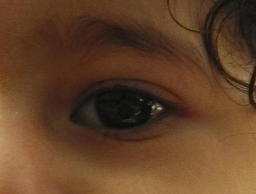
#> input picture eye1.bmp, 256 x 194 px, shrunk from 568 x 431 before the run
$ python eyeShadowDriver.py   (Python 2 division)
#> lines starting #> are read from the running program, lines starting #| are printed output that depends on the picture; after the words box and inside, x2 and y2 are one past the last pixel; in counts of white or black regions, pixels touching at a corner belong together; long printed decimals are rounded
### colorLib.py
import cv2 as cv
import numpy as np
import collections as col

""" Note linear RGB is defined in terms of the sRGB phosphors """

# [26 lines left out: function getPatchColor, not called in this run]

def fromReflectance(ref) :
    """
    ref is a 0 to 1.0 reflectance value
    returns a 0 to 255 sRGB value
    assumes a reflectance of 1.0  corresponds to an sRGB of 255
    """
    fac = 0.055
    if ref < 0.0031308 :
        return 255 * 12.92 * ref
    else :
        return 255 * ((1+fac) * ref ** (1/2.4) - fac)

def toReflectance(col) :
    """
    col is an sRGB value 0 to 255 normalization
    returns a reflection 0.0 to 1.0 normalization
    assumes sRGB 255 corresponds to a reflection of 1.0
    """
    ref = col/255.0
    fac = 0.055
    if ref < 0.04045 :
        ref = ref/12.92
    else :
        ref = ((ref + fac) / (1+fac)) ** 2.4
    return ref

# [21 lines left out: function showFace, not called in this run]

def showFaceGen(shading, skin, thickness, csm) :
    """
    shading is a numpy array capturing the variation in light intensity on the face.
    It is 1.0 where the facial color is equal to the skin reflectance.
    skin is a BGR numpy array showing linear skin reflectance normalized 0.0 to 1.0
    thickness is a numpy array with the image-wise thickness of the cosmetic layer
    (0 is transparent, 3 or 4 is pretty opaque)
    csm is a BGR numpy array with the reflectance of a very thick layer of cosmetic
    This captures possible cosmetic texture
    It returns a linear BGR numpy image of the face with cosmetic applied normalized 0.0 to 1.0
    """
    opF = np.copy(skin)
    npthick = np.copy(thickness)
    for idx in [0, 1, 2]:
        opF[:, :, idx] = npthick * (1 - csm[:, :, idx] * csm[:, :, idx]) / csm[:, :, idx]
        opF[:, :, idx] = np.exp(-opF[:, :, idx])  # F in notes
    var = np.copy(skin)
    G = np.copy(skin)
    tmp = np.copy(skin)
    for idx in [0,1,2] :
        var[:,:,idx] = var[:,:,idx] - csm[:,:,idx]  # delta in notes
        G[:,:,idx] = var[:,:,idx] * csm[:,:,idx] + csm[:,:,idx] * csm[:,:,idx] - 1  # G in notes
        tmp[:,:,idx] = var[:,:,idx] * opF[:,:,idx] * csm[:,:,idx] - G[:,:,idx]
        G[:,:,idx] =(var[:,:,idx] * opF[:,:,idx] - G[:,:,idx] * csm[:,:,idx])/(var[:,:,idx] * opF[:,:,idx] * csm[:,:,idx] - G[:,:,idx])  # R in notes
        G[:,:,idx] = G[:,:,idx] * shading  # skin color = reflectance * shading
    return  G

# [10 lines left out: function floodfill, not called in this run]

""" floodfillFunc calls the getVal method of the two classes below
    to fill an area with constant or non-constant values """

class constVal() :
    """ Done this more complicated way to be consistent with featheredVal class """
    def setVal(self, val):  # call this before calling getVal
        self.val = val
    def getVal(self, pt):  # pt is (row, col)
        return self.val   # this class returns a constant value

class featheredVal(constVal) :   # an extension of constVal that produces a feathered eye shadow thickness function
    # [76 lines left out: functions getLine, getVal, renorm, floodfillFunc, addAdj, not called in this run]

""" get CIELAB difference """

# [40 lines left out: functions fLAB, RGBtoLAB, difLAB, not called in this run]

### eyeShadowDriver.py
import cv2 as cv
import numpy as np
import colorLib as clib
# import sys as sys   # so can uses sys.exit() for diagnostic purposes

""" This shows what an eyelid would look like with eye shadow. """

    # set parameters
Yskin = 0.5  # a guess at average skin neutral reflection
imageName = 'eye1.bmp'  # the original eye region image
ffName = 'floodfill.bmp'  # the flood filled eye lid region
ffVal = 200   # the value of the pixels in the flood filled region
featheredName = 'feathered.bmp'  # the eye lid region with eye shadow feathering and enclosing line
eyeShadow = [0.5, 0.3, 0.3]   # non textured eye shadow BGR reflectance (not used if textureName is set)
textureName = 'texture.bmp'  # textured eye shadow image
# textureName = ''  # textureName not set
opacity = .5   # opacity of the thickest part of the eye shadow application

# Simplified extraction of luminance variation and skin reflectance from an image
    # get face RGB reflectance and luminance
face = cv.imread(imageName, 1)
#> face is the input picture: shape (194, 256, 3); mean B, G, R 39.4, 64.9, 97.5
gray = cv.imread(imageName, 0)
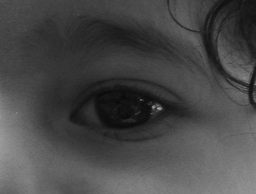
#> gray: shape (194, 256); min 9, max 175, mean 71.7
idy = 0   # first transform from sRGB to RGB and get luminance
for row in face:
    idx = 0
    for col in row:
        bR = clib.toReflectance(col[0])  # sRGB(0 to 255) to RGB (0.0 to 1.0)
        gR = clib.toReflectance(col[1])
        rR = clib.toReflectance(col[2])
        face[idy,idx] = [bR*255, gR*255, rR*255] # now RGB instead of sRGB, * 255 to make it viewable
        gray[idy,idx] = 255 * (0.33 * rR + 0.66 * gR + 0.07 * bR) # * 255 to make it viewable
        idx = idx+1
    idy = idy+1
#> this loop made 194 passes

    # make Yshad (amount of shadow) and refAve (average skin reflectance) consistent with the image
shading = np.array(gray/(255.0 * Yskin))  # conforms to Yshad definition in notes
faceR = np.array(face/255.0)  # conform to RGBface definition in notes
eyelid = cv.imread(ffName, 0)
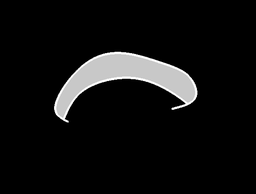
#> input picture floodfill.bmp, 256 x 194 px, shrunk from 568 x 431 before the run
#> eyelid is the input picture: shape (194, 256); min 0, max 255, mean 16.5
mask = (eyelid == ffVal)   # picks out flood filled region
#> mask: shape (194, 256) bool; 4.9% white; 7 white regions (6 under 20 px), largest, box (x1, y1, x2, y2) and area: (58, 55, 195, 115) 2433
prodGbr = [[],[],[]]
refAve = [1,1,1]
maxRgb = [1,1,1]
prodY = mask * shading
sumY = prodY.sum()
for idx in [0,1,2] :   # calculated Y weighted average skin color
    prodGbr[idx] = mask * faceR[:,:,idx]
    refAve[idx] = prodGbr[idx].sum() / sumY
    maxRgb[idx] = shading.max() * refAve[idx]
print 'average skin reflectance (bgr)', refAve
#| average skin reflectance (bgr) [0.1, 0.2932, 0.9032]
print 'shading max', shading.max()
#| shading max 0.9333

    # prevent roll overs (shading * refAve > 255).
print 'maxRgb before limiting', maxRgb
#| maxRgb before limiting [0.09336, 0.2736, 0.843]
for idx in [0,1,2] :
    if maxRgb[idx] < 1.0 :
        maxRgb[idx] = 1.0
print 'maxRgb after limiting', maxRgb
#| maxRgb after limiting [1.0, 1.0, 1.0]
for idx in [0,1,2]:
    refAve[idx] = refAve[idx] / maxRgb[idx]
print 'refAve after limiting', refAve
#| refAve after limiting [0.1, 0.2932, 0.9032]

    # make and show simulated bare face
idy = 0
for row in shading:
    idx = 0
    for col in row:
        faceR[idy,idx] = refAve
        bR = clib.fromReflectance(col * refAve[0])
        gR = clib.fromReflectance(col * refAve[1])
        rR = clib.fromReflectance(col * refAve[2])
        face[idy,idx] = [bR, gR, rR] # now simulated sRGB
        idx = idx+1
    idy = idy+1
cv.imshow('simulated bare face', face)
cv.imwrite('simulation.png', face)

""" prepare thickness input array for showFaceGen() """
thickness = cv.imread(featheredName, 0)
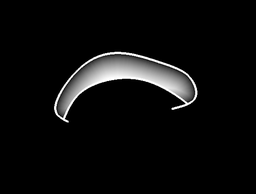
#> input picture feathered.bmp, 256 x 194 px, shrunk from 568 x 431 before the run
#> thickness is the input picture: shape (194, 256); min 0, max 255, mean 12.4
mask = (thickness < 255)  # eliminate border line
#> mask: shape (194, 256) bool; 99.4% white; black in thin lines or dots, all inside (x1, y1, x2, y2) = (55, 52, 197, 122)
thickness = thickness * mask
cv.imshow('thickness', thickness)
thickness = thickness/255.0   # convert to 0 to 1 encoding

""" prepare cosmetic array for showFaceGen()"""
if len(textureName) > 4 :   # textured version will be used
    csm = cv.imread(textureName)
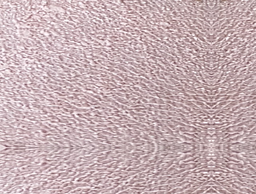
#> input picture texture.bmp, 256 x 194 px, shrunk from 568 x 431 before the run
#> csm is the input picture: shape (194, 256, 3); mean B, G, R 178.7, 175, 197.9
    print 'texture file', textureName, 'read'
    csm = csm / 255.0    # change to 0-1 encoding
else :     # non textured version
    csm = np.copy(faceR)   # color of cosmetic
    for idx in [0,1,2] :
        csm[:,:,idx] = eyeShadow[idx]  # not equal to refAve on purpose
""" keep 0 < csm < 1 """
csm = csm + 0.01
maxcsm = csm.max()  # reflectance >= 1.0 give 0/0 condition in calculation
if maxcsm > 0.99 :
    maxcsm = maxcsm+0.02
    csm = csm / maxcsm
print 'min csm ', csm.min()
#| min csm  0.2572
print 'max csm', csm.max()
#| max csm 0.9806

# sys.exit()  # diagnostic

# use cosmetic with eye shadow of varying thickness
# note this is not exactly right since scattering per unit thickness varies in this case
# because the scattering centers are not scattered uniformly throughout the bulk of the
# material, but concentrated into large particles.
cosmeticRGB = clib.showFaceGen(shading, faceR, thickness*opacity, csm)
#> after the loop in showFaceGen, `for idx in [0,1,2] :`:
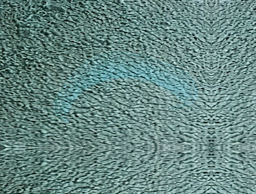
#> tmp: shape (194, 256, 3) float64; mean B, G, R 0.516, 0.534, 0.406
#> after the loop in showFaceGen, `for idx in [0,1,2] :`:
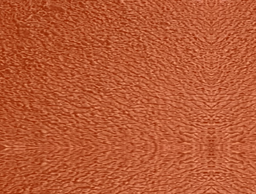
#> var: shape (194, 256, 3) float64; mean B, G, R -0.59, -0.383, 0.14; drawn with min black and max white

# prevent roll overs.
for idx in [0,1,2] :
    maxRgb[idx] = cosmeticRGB[:, idx].max()
print 'cosmetic image maxRgb before limiting', maxRgb
#| cosmetic image maxRgb before limiting [0.673, 0.6588, 0.6305]
for idx in [0,1,2] :
    if maxRgb[idx] < 1.0 :
        maxRgb[idx] = 1.0
print 'cosmetic image maxRgb after limiting', maxRgb
#| cosmetic image maxRgb after limiting [1.0, 1.0, 1.0]

# show face with cosmetics
idy = 0
for row in cosmeticRGB:
    idx = 0
    for col in row:
        bR = clib.fromReflectance(col[0]/maxRgb[0])
        gR = clib.fromReflectance(col[1]/maxRgb[1])
        rR = clib.fromReflectance(col[2]/maxRgb[2])
        face[idy,idx] = [bR, gR, rR] # now simulated sRGB
        idx = idx+1
    idy = idy+1
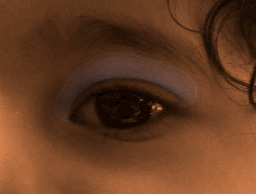
#> face: shape (194, 256, 3); mean B, G, R 33.5, 58.8, 101.6
cv.imshow('face with cosmetic', face)
cv.imwrite('withCosmetic.png', face)
cv.waitKey(0)
